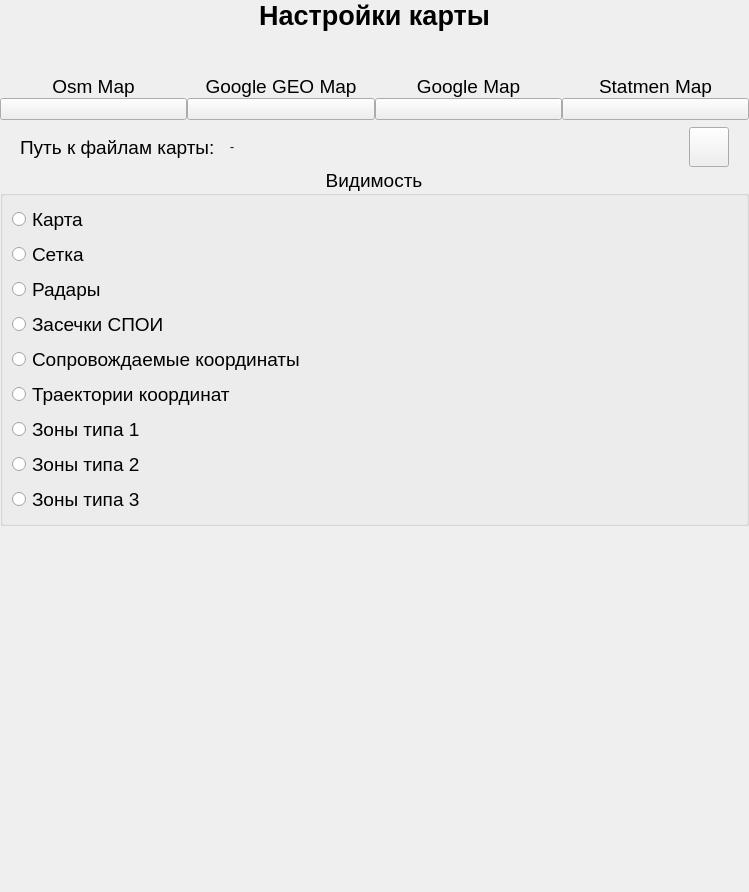
        <widget class="QWidget" name="page4Map">
         <layout class="QVBoxLayout" name="verticalLayout_3">
          <property name="spacing">
           <number>7</number>
          </property>
          <property name="leftMargin">
           <number>0</number>
          </property>
          <property name="topMargin">
           <number>0</number>
          </property>
          <property name="rightMargin">
           <number>0</number>
          </property>
          <property name="bottomMargin">
           <number>0</number>
          </property>
          <item>
           <widget class="QLabel" name="labelCamera_8">
            <property name="maximumSize">
             <size>
              <width>16777215</width>
              <height>50</height>
             </size>
            </property>
            <property name="font">
             <font>
              <pointsize>20</pointsize>
              <weight>75</weight>
              <bold>true</bold>
             </font>
            </property>
            <property name="text">
             <string>Настройки карты</string>
            </property>
            <property name="alignment">
             <set>Qt::AlignCenter</set>
            </property>
           </widget>
          </item>
          <item>
           <spacer name="verticalSpacer_7">
            <property name="orientation">
             <enum>Qt::Vertical</enum>
            </property>
            <property name="sizeType">
             <enum>QSizePolicy::Minimum</enum>
            </property>
            <property name="sizeHint" stdset="0">
             <size>
              <width>749</width>
              <height>37</height>
             </size>
            </property>
           </spacer>
          </item>
          <item>
           <layout class="QGridLayout" name="gridLayout">
            <property name="spacing">
             <number>0</number>
            </property>
            <item row="0" column="3">
             <layout class="QVBoxLayout" name="verticalLayout_11">
              <item>
               <widget class="QLabel" name="label_12">
                <property name="font">
                 <font>
                  <pointsize>14</pointsize>
                 </font>
                </property>
                <property name="text">
                 <string>Statmen Map</string>
                </property>
                <property name="alignment">
                 <set>Qt::AlignCenter</set>
                </property>
               </widget>
              </item>
              <item>
               <widget class="QPushButton" name="pushButton_3">
                <property name="maximumSize">
                 <size>
                  <width>200</width>
                  <height>150</height>
                 </size>
                </property>
                <property name="text">
                 <string/>
                </property>
                <property name="icon">
                 <iconset resource="../BarierResources.qrc">
                  <normaloff>:/Icons/mapStatmen.png</normaloff>:/Icons/mapStatmen.png</iconset>
                </property>
                <property name="iconSize">
                 <size>
                  <width>400</width>
                  <height>400</height>
                 </size>
                </property>
               </widget>
              </item>
             </layout>
            </item>
            <item row="0" column="0">
             <layout class="QVBoxLayout" name="verticalLayout_10">
              <item>
               <widget class="QLabel" name="label_6">
                <property name="font">
                 <font>
                  <pointsize>14</pointsize>
                 </font>
                </property>
                <property name="text">
                 <string>Osm Map</string>
                </property>
                <property name="alignment">
                 <set>Qt::AlignCenter</set>
                </property>
               </widget>
              </item>
              <item>
               <widget class="QPushButton" name="pushButton_4">
                <property name="maximumSize">
                 <size>
                  <width>200</width>
                  <height>150</height>
                 </size>
                </property>
                <property name="text">
                 <string/>
                </property>
                <property name="icon">
                 <iconset resource="../BarierResources.qrc">
                  <normaloff>:/Icons/mapOSM.png</normaloff>:/Icons/mapOSM.png</iconset>
                </property>
                <property name="iconSize">
                 <size>
                  <width>400</width>
                  <height>400</height>
                 </size>
                </property>
                <property name="checkable">
                 <bool>false</bool>
                </property>
               </widget>
              </item>
             </layout>
            </item>
            <item row="0" column="1">
             <layout class="QVBoxLayout" name="verticalLayout_6">
              <property name="spacing">
               <number>0</number>
              </property>
              <item>
               <widget class="QLabel" name="label_9">
                <property name="font">
                 <font>
                  <pointsize>14</pointsize>
                 </font>
                </property>
                <property name="text">
                 <string>Google GEO Map</string>
                </property>
                <property name="alignment">
                 <set>Qt::AlignCenter</set>
                </property>
               </widget>
              </item>
              <item>
               <widget class="QPushButton" name="pushButton">
                <property name="maximumSize">
                 <size>
                  <width>200</width>
                  <height>150</height>
                 </size>
                </property>
                <property name="text">
                 <string/>
                </property>
                <property name="icon">
                 <iconset resource="../BarierResources.qrc">
                  <normaloff>:/Icons/mapGoogleGeoMap.png</normaloff>:/Icons/mapGoogleGeoMap.png</iconset>
                </property>
                <property name="iconSize">
                 <size>
                  <width>400</width>
                  <height>400</height>
                 </size>
                </property>
               </widget>
              </item>
             </layout>
            </item>
            <item row="0" column="2">
             <layout class="QVBoxLayout" name="verticalLayout_8">
              <property name="spacing">
               <number>0</number>
              </property>
              <item>
               <widget class="QLabel" name="label_11">
                <property name="font">
                 <font>
                  <pointsize>14</pointsize>
                 </font>
                </property>
                <property name="text">
                 <string>Google Map</string>
                </property>
                <property name="alignment">
                 <set>Qt::AlignCenter</set>
                </property>
               </widget>
              </item>
              <item>
               <widget class="QPushButton" name="pushButton_2">
                <property name="maximumSize">
                 <size>
                  <width>200</width>
                  <height>150</height>
                 </size>
                </property>
                <property name="text">
                 <string/>
                </property>
                <property name="icon">
                 <iconset resource="../BarierResources.qrc">
                  <normaloff>:/Icons/mapGoogleMap.png</normaloff>:/Icons/mapGoogleMap.png</iconset>
                </property>
                <property name="iconSize">
                 <size>
                  <width>400</width>
                  <height>400</height>
                 </size>
                </property>
               </widget>
              </item>
             </layout>
            </item>
           </layout>
          </item>
          <item>
           <layout class="QVBoxLayout" name="verticalLayout_12">
            <property name="spacing">
             <number>0</number>
            </property>
            <item>
             <layout class="QVBoxLayout" name="verticalLayout_7"/>
            </item>
            <item>
             <layout class="QHBoxLayout" name="horizontalLayout_4">
              <property name="spacing">
               <number>0</number>
              </property>
              <item>
               <spacer name="horizontalSpacer_2">
                <property name="orientation">
                 <enum>Qt::Horizontal</enum>
                </property>
                <property name="sizeType">
                 <enum>QSizePolicy::Minimum</enum>
                </property>
                <property name="sizeHint" stdset="0">
                 <size>
                  <width>20</width>
                  <height>20</height>
                 </size>
                </property>
               </spacer>
              </item>
              <item>
               <widget class="QLabel" name="label_16">
                <property name="maximumSize">
                 <size>
                  <width>210</width>
                  <height>16777215</height>
                 </size>
                </property>
                <property name="font">
                 <font>
                  <pointsize>14</pointsize>
                 </font>
                </property>
                <property name="text">
                 <string>Путь к файлам карты:      </string>
                </property>
               </widget>
              </item>
              <item>
               <widget class="QLabel" name="pathName">
                <property name="text">
                 <string>-</string>
                </property>
               </widget>
              </item>
              <item>
               <widget class="QPushButton" name="pushButton_5">
                <property name="minimumSize">
                 <size>
                  <width>40</width>
                  <height>40</height>
                 </size>
                </property>
                <property name="maximumSize">
                 <size>
                  <width>40</width>
                  <height>40</height>
                 </size>
                </property>
                <property name="text">
                 <string/>
                </property>
                <property name="icon">
                 <iconset resource="../BarierResources.qrc">
                  <normaloff>:/Icons/create_i.png</normaloff>:/Icons/create_i.png</iconset>
                </property>
                <property name="iconSize">
                 <size>
                  <width>30</width>
                  <height>30</height>
                 </size>
                </property>
               </widget>
              </item>
              <item>
               <spacer name="horizontalSpacer_7">
                <property name="orientation">
                 <enum>Qt::Horizontal</enum>
                </property>
                <property name="sizeType">
                 <enum>QSizePolicy::Minimum</enum>
                </property>
                <property name="sizeHint" stdset="0">
                 <size>
                  <width>20</width>
                  <height>20</height>
                 </size>
                </property>
               </spacer>
              </item>
             </layout>
            </item>
            <item>
             <widget class="QGroupBox" name="groupBox_3">
              <property name="font">
               <font>
                <pointsize>14</pointsize>
               </font>
              </property>
              <property name="title">
               <string>Видимость</string>
              </property>
              <property name="alignment">
               <set>Qt::AlignCenter</set>
              </property>
              <layout class="QVBoxLayout" name="verticalLayout_13">
               <item>
                <widget class="QRadioButton" name="radioButton">
                 <property name="text">
                  <string>Карта</string>
                 </property>
                </widget>
               </item>
               <item>
                <widget class="QRadioButton" name="radioButton_2">
                 <property name="text">
                  <string>Сетка</string>
                 </property>
                </widget>
               </item>
               <item>
                <widget class="QRadioButton" name="radioButton_3">
                 <property name="text">
                  <string>Радары</string>
                 </property>
                </widget>
               </item>
               <item>
                <widget class="QRadioButton" name="radioButton_4">
                 <property name="text">
                  <string>Засечки СПОИ</string>
                 </property>
                </widget>
               </item>
               <item>
                <widget class="QRadioButton" name="radioButton_5">
                 <property name="text">
                  <string>Сопровождаемые координаты</string>
                 </property>
                </widget>
               </item>
               <item>
                <widget class="QRadioButton" name="radioButton_6">
                 <property name="text">
                  <string>Траектории координат</string>
                 </property>
                </widget>
               </item>
               <item>
                <widget class="QRadioButton" name="radioButton_7">
                 <property name="text">
                  <string>Зоны типа 1</string>
                 </property>
                </widget>
               </item>
               <item>
                <widget class="QRadioButton" name="radioButton_8">
                 <property name="text">
                  <string>Зоны типа 2</string>
                 </property>
                </widget>
               </item>
               <item>
                <widget class="QRadioButton" name="radioButton_9">
                 <property name="text">
                  <string>Зоны типа 3</string>
                 </property>
                </widget>
               </item>
              </layout>
             </widget>
            </item>
            <item>
             <spacer name="verticalSpacer_5">
              <property name="orientation">
               <enum>Qt::Vertical</enum>
              </property>
              <property name="sizeHint" stdset="0">
               <size>
                <width>20</width>
                <height>40</height>
               </size>
              </property>
             </spacer>
            </item>
           </layout>
          </item>
          <item>
           <spacer name="verticalSpacer_6">
            <property name="orientation">
             <enum>Qt::Vertical</enum>
            </property>
            <property name="sizeHint" stdset="0">
             <size>
              <width>296</width>
              <height>326</height>
             </size>
            </property>
           </spacer>
          </item>
         </layout>
        </widget>
